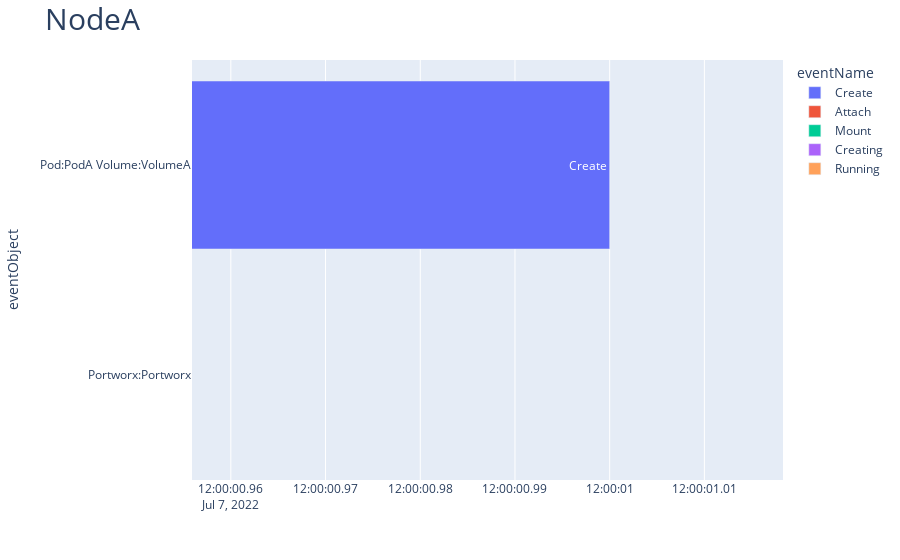
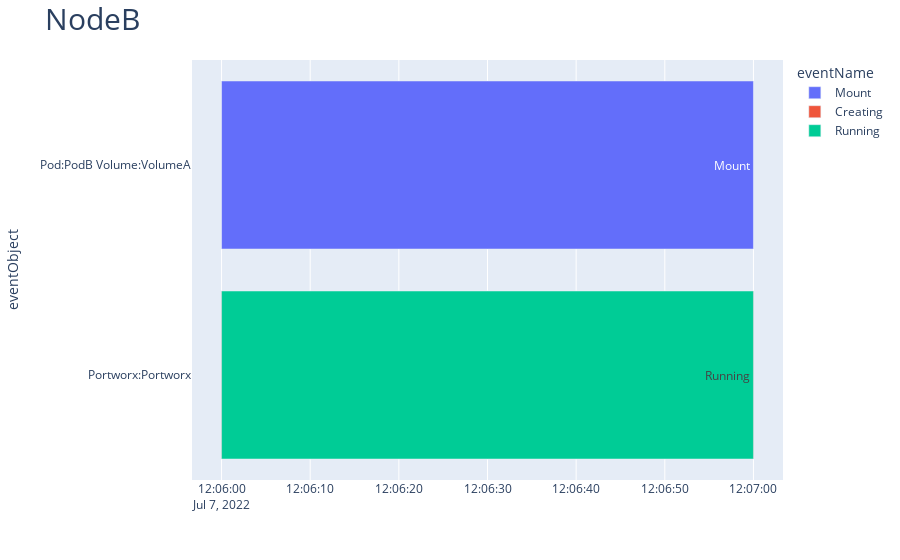

Here is the notebook cell these charts were saved with, in order:
### Code cell
for name, group in df.groupby('node'):
    group.head()
    fig= px.timeline(group, x_start="start", x_end="finish", y="eventObject", color="eventName", text="eventName")
    fig.update_layout(title_text=name,
                  title_font_size=30)
    fig.update_xaxes(showgrid=True)

    fig.update_traces(textposition='inside')
    fig.update_yaxes(autorange="reversed") # otherwise tasks are listed from the bottom up

    fig.show()

### Figure 1 — Plotly figure (JSON) as saved in the notebook; plotly's stock layout.template omitted (floating-point values rounded to 4 significant figures)
{"data": [{"alignmentgroup": "True", "base": ["2022-07-07 12:00:00"], "hovertemplate": "eventName=%{text}<br>start=%{base}<br>finish=%{x}<br>eventObject=%{y}<extra></extra>", "legendgroup": "Create", "marker": {"color": "#636efa"}, "name": "Create", "offsetgroup": "Create", "orientation": "h", "showlegend": true, "text": ["Create"], "textposition": "inside", "type": "bar", "x": [1000], "xaxis": "x", "y": [" Pod:PodA Volume:VolumeA"], "yaxis": "y"}, {"alignmentgroup": "True", "base": ["2022-07-07 12:05"], "hovertemplate": "eventName=%{text}<br>start=%{base}<br>finish=%{x}<br>eventObject=%{y}<extra></extra>", "legendgroup": "Attach", "marker": {"color": "#EF553B"}, "name": "Attach", "offsetgroup": "Attach", "orientation": "h", "showlegend": true, "text": ["Attach"], "textposition": "inside", "type": "bar", "x": [60000], "xaxis": "x", "y": [" Pod:PodA Volume:VolumeA"], "yaxis": "y"}, {"alignmentgroup": "True", "base": ["2022-07-07 12:06"], "hovertemplate": "eventName=%{text}<br>start=%{base}<br>finish=%{x}<br>eventObject=%{y}<extra></extra>", "legendgroup": "Mount", "marker": {"color": "#00cc96"}, "name": "Mount", "offsetgroup": "Mount", "orientation": "h", "showlegend": true, "text": ["Mount"], "textposition": "inside", "type": "bar", "x": [60000], "xaxis": "x", "y": [" Pod:PodA Volume:VolumeA"], "yaxis": "y"}, {"alignmentgroup": "True", "base": ["2022-07-07 12:06"], "hovertemplate": "eventName=%{text}<br>start=%{base}<br>finish=%{x}<br>eventObject=%{y}<extra></extra>", "legendgroup": "Creating", "marker": {"color": "#ab63fa"}, "name": "Creating", "offsetgroup": "Creating", "orientation": "h", "showlegend": true, "text": ["Creating"], "textposition": "inside", "type": "bar", "x": [60000], "xaxis": "x", "y": [" Portworx:Portworx"], "yaxis": "y"}, {"alignmentgroup": "True", "base": ["2022-07-07 12:06"], "hovertemplate": "eventName=%{text}<br>start=%{base}<br>finish=%{x}<br>eventObject=%{y}<extra></extra>", "legendgroup": "Running", "marker": {"color": "#FFA15A"}, "name": "Running", "offsetgroup": "Running", "orientation": "h", "showlegend": true, "text": ["Running"], "textposition": "inside", "type": "bar", "x": [60000], "xaxis": "x", "y": [" Portworx:Portworx"], "yaxis": "y"}], "layout": {"autosize": true, "barmode": "overlay", "legend": {"title": {"text": "eventName"}, "tracegroupgap": 0}, "margin": {"t": 60}, "title": {"font": {"size": 30}, "text": "NodeA"}, "xaxis": {"anchor": "y", "autorange": false, "domain": [0, 1], "range": ["2022-07-07 12:00:00.9559", "2022-07-07 12:00:01.0183"], "showgrid": true, "type": "date"}, "yaxis": {"anchor": "x", "autorange": true, "domain": [0, 1], "range": [1.5, -0.5], "title": {"text": "eventObject"}, "type": "category"}}}

### Figure 2 — Plotly figure (JSON) as saved in the notebook; plotly's stock layout.template omitted (floating-point values rounded to 4 significant figures)
{"data": [{"alignmentgroup": "True", "base": ["2022-07-07 12:06"], "hovertemplate": "eventName=%{text}<br>start=%{base}<br>finish=%{x}<br>eventObject=%{y}<extra></extra>", "legendgroup": "Mount", "marker": {"color": "#636efa"}, "name": "Mount", "offsetgroup": "Mount", "orientation": "h", "showlegend": true, "text": ["Mount"], "textposition": "inside", "type": "bar", "x": [60000], "xaxis": "x", "y": [" Pod:PodB Volume:VolumeA"], "yaxis": "y"}, {"alignmentgroup": "True", "base": ["2022-07-07 12:06"], "hovertemplate": "eventName=%{text}<br>start=%{base}<br>finish=%{x}<br>eventObject=%{y}<extra></extra>", "legendgroup": "Creating", "marker": {"color": "#EF553B"}, "name": "Creating", "offsetgroup": "Creating", "orientation": "h", "showlegend": true, "text": ["Creating"], "textposition": "inside", "type": "bar", "x": [60000], "xaxis": "x", "y": [" Portworx:Portworx"], "yaxis": "y"}, {"alignmentgroup": "True", "base": ["2022-07-07 12:06"], "hovertemplate": "eventName=%{text}<br>start=%{base}<br>finish=%{x}<br>eventObject=%{y}<extra></extra>", "legendgroup": "Running", "marker": {"color": "#00cc96"}, "name": "Running", "offsetgroup": "Running", "orientation": "h", "showlegend": true, "text": ["Running"], "textposition": "inside", "type": "bar", "x": [60000], "xaxis": "x", "y": [" Portworx:Portworx"], "yaxis": "y"}], "layout": {"autosize": true, "barmode": "overlay", "legend": {"title": {"text": "eventName"}, "tracegroupgap": 0}, "margin": {"t": 60}, "title": {"font": {"size": 30}, "text": "NodeB"}, "xaxis": {"anchor": "y", "autorange": true, "domain": [0, 1], "range": ["2022-07-07 12:05:56.6667", "2022-07-07 12:07:03.3333"], "showgrid": true, "type": "date"}, "yaxis": {"anchor": "x", "autorange": true, "domain": [0, 1], "range": [1.5, -0.5], "title": {"text": "eventObject"}, "type": "category"}}}
